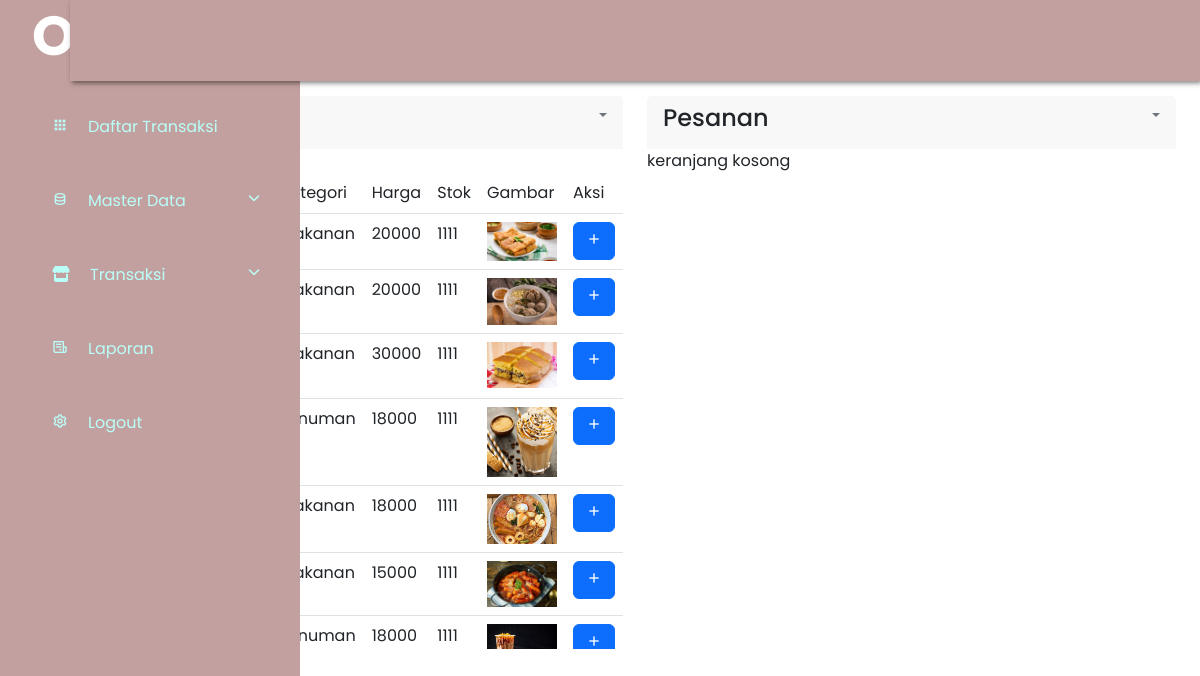
Page /admin/home.php?halaman=produk on the committed database.
### tables this page shows
CREATE TABLE `menus` (
  `id` int(11) NOT NULL,
  `nama_menu` varchar(100) NOT NULL,
  `harga` int(100) NOT NULL,
  `gambar` text NOT NULL,
  `stock` int(11) NOT NULL,
  `kategori_id` int(11) NOT NULL
);

CREATE TABLE `kategoris` (
  `id` int(11) NOT NULL,
  `nama` varchar(100) NOT NULL
);

### admin/product.php (the view, shortened to what this page needs)
<div class="row mt-4 pt-4">
    <div class="col-md-6">
        <div class="card border-0 card-h-100">
            <div class="card-header border-0 d-flex justify-content-between">
                <h4 class="d-inline">
                <div class="dropdown">
                    <a href="" class="dropdown-toggle no-arrow text-secondary" role="button" data-bs-toggle="dropdown" aria-haspopup="true" aria-expanded="false">
                    </a>
                </div>
            </div>
            <div class=" h-50 table-wrapper-scroll-y my-custom-scrollbar">
                <table class="table mt-4">
                    <thead>
                        <tr>
                            <td>No</td>
                            <td>Nama Produk</td>
                            <td>Kategori</td>
                            <td>Harga</td>
                            <td>Stok</td>
                            <td>Gambar</td>
                            <td>Aksi</td>
                        </tr>
                    </thead>
                    <?php
                    $sql = "SELECT * FROM kategoris
                    INNER JOIN menus
                    ON kategoris.id = menus.kategori_id  ";
                    $result = $conn->query($sql);
                    $no = 1;
                    while ($row=$result->fetch_assoc()){
                    ?>
                        <tr>
                            <td><?php echo $no++ ?></td>
                            <td><?php echo $row["nama_menu"]?></td>
                            <td><?php echo $row["nama"]?></td>
                            <td><?php echo $row["harga"]?></td>
                            <td><?php echo $row["stock"]?></td>
                            <td><img width="70" src="../image/<?php echo $row["gambar"]?>" alt=""></td>
                            <td>
                            <a href="keranjang_belanja.php?id=<?php echo $row['id'] ?>">
                                <button class="btn btn-primary">
                                    <i class='bx bx-plus'></i>
                                </button>
                            </a>
                            </td>
                        </tr>
                    <?php
                    }
                    ?>
                </table>
            </div>
        </div>
    </div>
    <div class="col-md-6">
    <div class="card border-0 card-h-100">
        <div class="card-header border-0 d-flex justify-content-between">
            <h4 class="d-inline">
                Pesanan
            <div class="dropdown">
                <a href="" class="dropdown-toggle no-arrow text-secondary" role="button" data-bs-toggle="dropdown" aria-haspopup="true" aria-expanded="false">
                </a>
            </div>
        </div>
        <?php if (isset($_SESSION['keranjang'] )): ?>
            <table class="table table-bordered">
                <thead>
                    <tr>
                        <th>No</th>
                        <th>Nama Masakan</th>
                        <th>Harga</th>
                        <th>Jumlah</th>
                        <th>Subharga</th>
                        <th>Aksi</th>
                    </tr>
                </thead>
                <tbody>
                    <?php
                    $no = 1;
                    $total_bayar = 0;
                    ?>
                    <?php foreach ($_SESSION["keranjang"] as $id_menu => $jumlah): ?>
                    <?php
                        $ambil = $conn->query("SELECT * FROM menus WHERE id = '$id_menu'");
                        $pecah = $ambil->fetch_assoc();
                        $Subharga = $pecah['harga'] * $jumlah;
                    ?>
                    <tr>
                        <td><?php echo $no++ ?></td>
                        <td><?php echo $pecah['nama_menu'];?></td>
                        <td>Rp.<?php echo number_format ($pecah['harga']);?></td>
                        <td><?php echo $jumlah;?></td>
                        <td>Rp.<?php echo number_format($Subharga);?></td>
                        <td>
                            <input type="hidden" name="harga" value="<?php echo $row['harga'] ?>">
                            <a href="keranjang_delete.php?id=<?php echo $pecah['id'] ?>" class="text-danger">
                                    <i class='bx bx-trash' ></i>
                            </a>
                        </td>
                    </tr>
                    <?php $total_bayar+=$Subharga ?>
                    <?php endforeach ?>
                </tbody>
                <tfoot>
                    <tr>
                        <th colspan="4">Total Bayar</th>
                        <th colspan="4">Rp. <?php echo number_format($total_bayar) ?></th>
                    </tr>
                </tfoot>
            </table>
            <form action="keranjang_save.php" method="post">
            <div class="input-group mb-3">
                <div class="input-group-prepend">
                    <span class="input-group-text" id="basic-addon1">Nama</span>
                </div>
                <input type="text" class="form-control" name="nama_pelanggan">
                <input type="hidden" class="form-control" name="total" value="<?php echo $total_bayar ?>">
            </div>
            <div class="input-group mb-3">
                <div class="input-group-prepend">
                    <span class="input-group-text" id="basic-addon1">No Meja</span>
                </div>
                <select class="form-control" name="table_id">
                <?php $query_meja = $conn->query("SELECT * FROM tables WHERE status='kosong'") ?>
                <?php while($meja = $query_meja->fetch_assoc()) : ?>
                    <option value="<?php echo $meja['id'] ?>"><?php echo $meja['table_nama'] ?></option>
                <?php endwhile ?>
                </select>
            </div>
            <div class="input-group mb-3">
                <div class="input-group-prepend">
                    <span class="input-group-text" id="basic-addon1">Pelayan</span>
                </div>
                <select class="form-control" name="pelayan_id">
                <?php $query_pelayan = $conn->query("SELECT * FROM Pelayans") ?>
                <?php while($pelayan = $query_pelayan->fetch_assoc()) : ?>
                    <option value="<?php echo $pelayan['id'] ?>"><?php echo $pelayan['pelayan_nama'] ?></option>
                <?php endwhile ?>
                </select>
            </div>
            <button class="btn btn-dark" name="keranjangsave" type="submit">Simpan</button>
            </form>
            <?php else : ?>
                keranjang kosong
            <?php endif ?>
    </div>
</div>

### style.css (style rules this page uses)
* { padding: 0; margin: 0; box-sizing: border-box; list-style-type: none; text-decoration: none; font-family: "Poppins", sans-serif; }
.my-custom-scrollbar { position: relative; overflow: auto; max-height: 500px; }
.table-wrapper-scroll-y { display: block; }

### rows in the picture
menus: kategori.nama "Makanan", harga "20000", stock "1111", gambar (picture)
menus: kategori.nama "Makanan", harga "20000", stock "1111", gambar (picture)
menus: kategori.nama "Makanan", harga "30000", stock "1111", gambar (picture)
menus: kategori.nama "Minuman", harga "18000", stock "1111", gambar (picture)
menus: kategori.nama "Makanan", harga "18000", stock "1111", gambar (picture)
menus: kategori.nama "Makanan", harga "15000", stock "1111", gambar (picture)
menus: kategori.nama "Minuman", harga "18000", stock "1111", gambar (picture)
